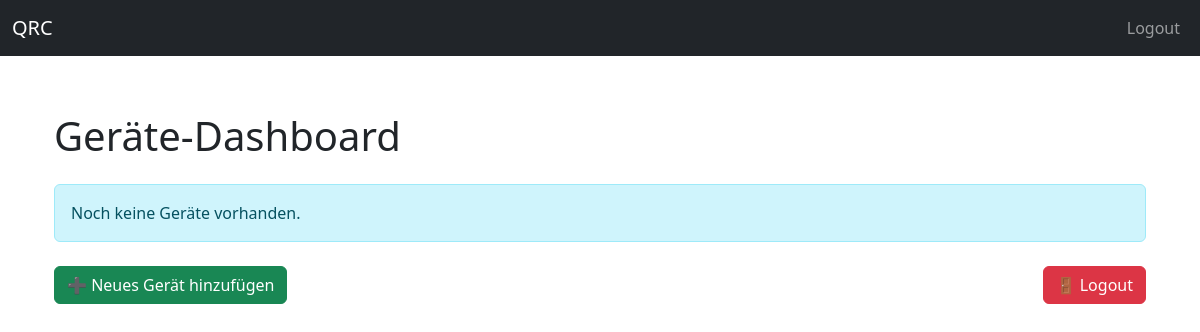
The app's page /benutzer/dashboard (signed in), older data.
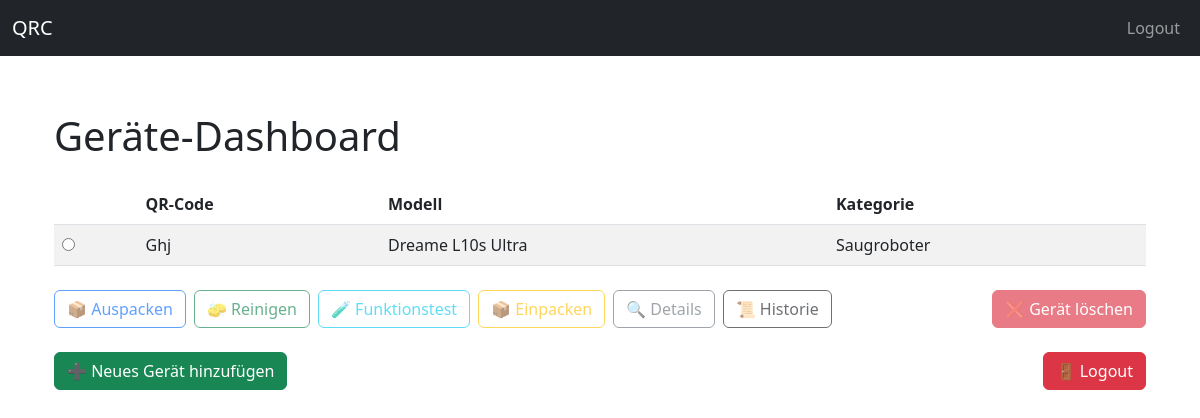
The same page, newer data.
### models/geraet_db.py (models this page shows)
class Geraet(db.Model):
    __tablename__ = "geraete"
    id = db.Column(db.Integer, primary_key=True)
    qrcode = db.Column(db.String, unique=True, nullable=False)
    modell_id = db.Column(db.Integer, db.ForeignKey("modell.id"), nullable=False)
    zustand_id = db.Column(db.Integer, db.ForeignKey("zustaende.id"), nullable=False)
    benutzer_id = db.Column(db.Integer, db.ForeignKey("benutzer.id"), nullable=False)
    modell = db.relationship("Modell", back_populates="geraete")
    zustand = db.relationship("Zustand")
    benutzer = db.relationship("Benutzer", backref="geraete")
    historie = db.relationship("Historie", backref="geraet", lazy=True)
    module = db.relationship("Modul", back_populates="geraet", cascade="all, delete-orphan")
    teile = db.relationship("Teil", back_populates="geraet")
    testdurchlaeufe = db.relationship("GeraeteTestDurchlauf", back_populates="geraet", cascade="all, delete-orphan")

### models/modell_db.py (models this page shows, shortened)
class Modell(db.Model):
    __tablename__ = "modell"
    id = db.Column(db.Integer, primary_key=True, index=True)
    name = db.Column(db.String(100), unique=True, nullable=False, index=True)
    kategorie_id = db.Column(db.Integer, db.ForeignKey("kategorie.id"), nullable=False)
    kategorie = db.relationship("Kategorie", back_populates="modelle")
    geraete = db.relationship("Geraet", back_populates="modell")
    module = db.relationship(Modul, back_populates="modell", cascade="all, delete-orphan")

### models/kategorie_db.py (models this page shows, shortened)
class Kategorie(db.Model):
    __tablename__ = "kategorie"
    id = db.Column(db.Integer, primary_key=True)
    name = db.Column(db.String(100), nullable=False, unique=True)
    modelle = db.relationship("Modell", back_populates="kategorie", lazy=True)

### app/routes/benutzer_routes.py (the view)
@benutzer_bp.route("/benutzer/dashboard")
@login_required
def dashboard():
    geraete = (
        GeraetDB.query
        .filter_by(benutzer_id=current_user.id)
        .order_by(GeraetDB.id.desc())  # sortiert nach zuletzt erstelltem Gerät
        .all()
    )
    return render_template("dashboard.html", geraete=geraete)

### app/app.py (called while the page is built)
@login_manager.user_loader
def load_user(user_id):
    return Benutzer.query.get(int(user_id))

### app/templates/dashboard.html (shortened to what this page needs)
{% extends "base.html" %}
{% block content %}
<div class="container mt-5">
  <h1 class="mb-4">Geräte-Dashboard</h1>
  {% if geraete %}
  <div id="geraeteForm">
    <table class="table table-striped align-middle">
      <thead>
        <tr>
          <th></th>
          <th>QR-Code</th>
          <th>Modell</th>
          <th>Kategorie</th>
        </tr>
      </thead>
      <tbody>
        {% for geraet in geraete %}
        <tr>
          <td>
            <input type="radio" name="geraet_id" value="{{ geraet.id }}" data-qrcode="{{ geraet.qrcode }}">
          </td>
          <td>{{ geraet.qrcode }}</td>
          <td>{{ geraet.modell.name }}</td>
          <td>{{ geraet.modell.kategorie.name }}</td>
        </tr>
        {% endfor %}
      </tbody>
    </table>
    <div class="d-flex gap-2 mt-4 flex-wrap justify-content-between">
      <div class="d-flex gap-2 flex-wrap">
        <a id="btn-auspacken" href="#" class="btn btn-outline-primary disabled">📦 Auspacken</a>
        <a id="btn-reinigen" href="#" class="btn btn-outline-success disabled">🧽 Reinigen</a>
        <a id="btn-funktionstest" href="#" class="btn btn-outline-info disabled">🧪 Funktionstest</a>
        <a id="btn-einpacken" href="#" class="btn btn-outline-warning disabled">📦 Einpacken</a>
        <a id="btn-details" href="#" class="btn btn-outline-secondary disabled">🔍 Details</a>
        <a id="btn-historie" href="#" class="btn btn-outline-dark disabled">📜 Historie</a>
      </div>
      <form id="loeschenForm" method="POST" action="#" class="d-inline">
        <button id="btn-loeschen" type="submit" class="btn btn-danger disabled" onclick="return confirm('Gerät wirklich löschen?');">❌ Gerät löschen</button>
      </form>
    </div>
  </div>
  {% else %}
    <div class="alert alert-info">
      Noch keine Geräte vorhanden.
    </div>
  {% endif %}
  <div class="mt-4">
    <a href="{{ url_for('geraete.geraet_neu') }}" class="btn btn-success">➕ Neues Gerät hinzufügen</a>
    <a href="{{ url_for('login.logout') }}" class="btn btn-danger float-end">🚪 Logout</a>
  </div>
</div>
{% endblock %}

### app/templates/base.html (shortened to what this page needs)
<!doctype html>
<html lang="de">
  <head>
    <link href="https://cdn.jsdelivr.net/npm/bootstrap@5.3.0/dist/css/bootstrap.min.css" rel="stylesheet">
  </head>
  <body>
    <nav class="navbar navbar-expand-lg navbar-dark bg-dark fixed-top">
      <div class="container-fluid">
        <a class="navbar-brand" href="#">QRC</a>
        <div class="collapse navbar-collapse">
          <ul class="navbar-nav ms-auto">
            <li class="nav-item">
              <a class="nav-link" href="{{ url_for('login.logout') }}">Logout</a>
            </li>
          </ul>
        </div>
      </div>
    </nav>
    <main class="container mt-5">
      {% block content %}
      {% endblock %}
    </main>
  </body>
</html>

### app/templates/base.html (style rules this page uses)
body { padding-top: 4rem; }

Row changes from the older to the newer data that the page shows:
now on this page (row edited): Geraet: qrcode "Ghj", modell.name "Dreame L10s Ultra", modell.kategorie.name "Saugroboter"
Text that changed along with them:
text no longer shown: "Noch keine Geräte vorhanden."
text now shown: "QR-Code Modell Kategorie 📦 Auspacken 🧽 Reinigen 🧪 Funktionstest 📦 Einpacken 🔍 Details 📜 Historie ❌ Gerät löschen"
